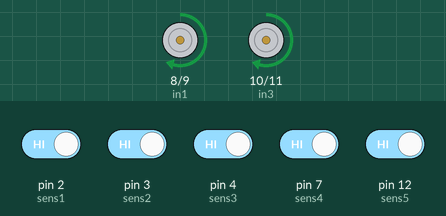
This sketch was run on a simulated Arduino Uno, built with avr-gcc and run on an emulated ATmega328P. On the bench: motor-driver pin pairs drawn as motors (green arrow = first pin HIGH = forward, orange = second pin HIGH = backward, longer = more drive, scaled by the enable pin). The test bench sets the inputs (shaded band); at power-on: pin 2 (sens1), pin 3 (sens2), pin 4 (sens3), pin 7 (sens4), pin 12 (sens5) HIGH.

Above: at 1.2 s.
1.3 s: pin 2 (sens1) driven LOW
At 1.6 s:
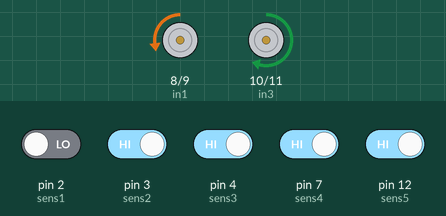
2.8 s: pin 12 (sens5) driven LOW
At 4.0 s:
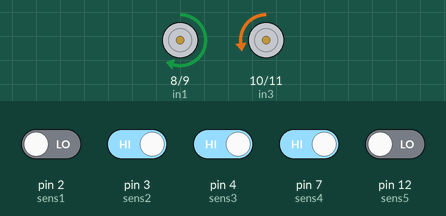
4.3 s: pin 12 (sens5) driven HIGH
At 5.1 s:
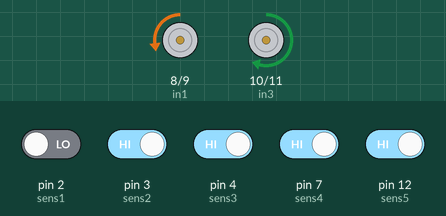
5.8 s: pin 4 (sens3) driven LOW
At 6.3 s:
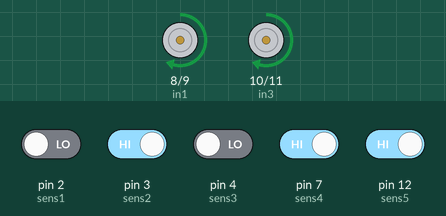
Timing chart, 0 to 8.3 s (numbered marks = the images above; inputs shaded):
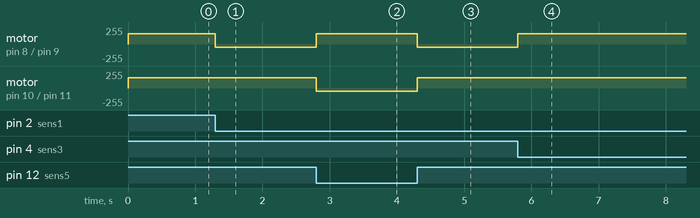

Measured:
- after the input at 1.3 s, motor on pin 8 (in1) / pin 9 (in2): forward 155/255 → backward 50/255 at once
- after the input at 2.8 s, motor on pin 8 (in1) / pin 9 (in2): backward 50/255 → forward 155/255 at once; motor on pin 10 (in3) / pin 11 (in4): forward 155/255 → backward 50/255 at once
- after the input at 4.3 s, motor on pin 8 (in1) / pin 9 (in2): forward 155/255 → backward 50/255 at once; motor on pin 10 (in3) / pin 11 (in4): backward 50/255 → forward 155/255 at once
- after the input at 5.8 s, motor on pin 8 (in1) / pin 9 (in2): backward 50/255 → forward 155/255 at once

The sketch:

NextLabTech.ino
```cpp
/*
*
*
*   This is a Romanian x English fiasco... it happens
*
*
*/
//Enable(s) for motors
#define enA 5
#define enB 6

//Motor pins
#define in1 8
#define in2 9

#define in3 10
#define in4 11

//Sensor pins
#define sens1 2
#define sens2 3
#define sens3 4
#define sens4 7
#define sens5 12

int speed1 = 155, speed2 = 50;
int lastCurve;

void setup()
{
    //Motor pins
    pinMode(enA, OUTPUT);
    pinMode(enB, OUTPUT);
    pinMode(in1, OUTPUT);
    pinMode(in2, OUTPUT);
    pinMode(in3, OUTPUT);
    pinMode(in4, OUTPUT);

    // Turn off motors - Initial state
    digitalWrite(in1, LOW);
    digitalWrite(in2, LOW);
    digitalWrite(in3, LOW);
    digitalWrite(in4, LOW);

    //Senzor pins
    pinMode(sens1, INPUT);
    pinMode(sens2, INPUT);
    pinMode(sens3, INPUT);
    pinMode(sens4, INPUT);
    pinMode(sens5, INPUT);

    Serial.begin(9600);
}

void loop()
{
    int v[6]{};
    readSens(v);
    setDirection(determineDirection(v));

    //printSensors(v);
}

void setDirection(int x)
{
    //Serial.println("debug test");
    switch (x)
    {
    case -1:
        goLeft();
        lastCurve = -1;
        //Serial.println("case -1");
        break;
    case 0:
        goForward();
        //Serial.println("case  0");
        break;
    case 1:
        goRight();
        lastCurve = 1;
        //Serial.println("case  1");
        break;
    default:
        //Serial.println("case default");
        setDirection(lastCurve);
    }
}

void readSens(int v[6])
{
    v[1] = !digitalRead(sens1);
    v[2] = !digitalRead(sens2);
    v[3] = !digitalRead(sens3);
    v[4] = !digitalRead(sens4);
    v[5] = !digitalRead(sens5);
}

void goForward()
{
    //Motor left
    digitalWrite(in1, HIGH);
    digitalWrite(in2, LOW);
    analogWrite(enA, speed1);
    //Motor right
    digitalWrite(in3, HIGH);
    digitalWrite(in4, LOW);
    analogWrite(enB, speed1);
}

void goLeft()
{
    //Motor left
    digitalWrite(in1, LOW);
    digitalWrite(in2, HIGH);
    analogWrite(enA, speed2);
    //Motor right
    digitalWrite(in3, HIGH);
    digitalWrite(in4, LOW);
    analogWrite(enB, speed1);
}

void goRight()
{
    //Motor left
    digitalWrite(in1, HIGH);
    digitalWrite(in2, LOW);
    analogWrite(enA, speed1);
    //Motor right
    digitalWrite(in3, LOW);
    digitalWrite(in4, HIGH);
    analogWrite(enB, speed2);
}

void goBackwards()
{
    //Motor left
    digitalWrite(in1, LOW);
    digitalWrite(in2, HIGH);
    analogWrite(enA, speed1);
    //Motor right
    digitalWrite(in3, LOW);
    digitalWrite(in4, HIGH);
    analogWrite(enB, speed1);
}

void printSensors(int v[6])
{
    for (int i = 1; i <= 5; i++)
    {
        Serial.print(v[i]);
        Serial.print(" ");
    }
    Serial.println();
}

int determineDirection(int v[6])
{
    int op; //operation
    if ((v[1] == 1) && (v[2] == 0) && (v[3] == 0) && (v[4] == 0) && (v[5] == 0))
        op = -1;
    else if ((v[1] == 1) && (v[2] == 1) && (v[3] == 0) && (v[4] == 0) && (v[5] == 0))
        op = -1;
    else if ((v[1] == 0) && (v[2] == 1) && (v[3] == 0) && (v[4] == 0) && (v[5] == 0))
        op = -1;
    else if ((v[1] == 0) && (v[2] == 1) && (v[3] == 1) && (v[4] == 0) && (v[5] == 0))
        op = -1;
    else if ((v[1] == 1) && (v[2] == 1) && (v[3] == 1) && (v[4] == 0) && (v[5] == 0))
        op = -1;

    else if ((v[1] == 0) && (v[2] == 0) && (v[3] == 1) && (v[4] == 0) && (v[5] == 0))
        op = 0;

    else if ((v[1] == 0) && (v[2] == 0) && (v[3] == 1) && (v[4] == 1) && (v[5] == 1))
        op = 1;
    else if ((v[1] == 0) && (v[2] == 0) && (v[3] == 1) && (v[4] == 1) && (v[5] == 0))
        op = 1;
    else if ((v[1] == 0) && (v[2] == 0) && (v[3] == 0) && (v[4] == 1) && (v[5] == 0))
        op = 1;
    else if ((v[1] == 0) && (v[2] == 0) && (v[3] == 0) && (v[4] == 1) && (v[5] == 1))
        op = 1;
    else if ((v[1] == 0) && (v[2] == 0) && (v[3] == 0) && (v[4] == 0) && (v[5] == 1))
        op = 1;

    else if ((v[1] == 0) && (v[2] == 0) && (v[3] == 0) && (v[4] == 0) && (v[5] == 0))
        op = 2;

    //Serial.println(op);
    return op;
}
```
